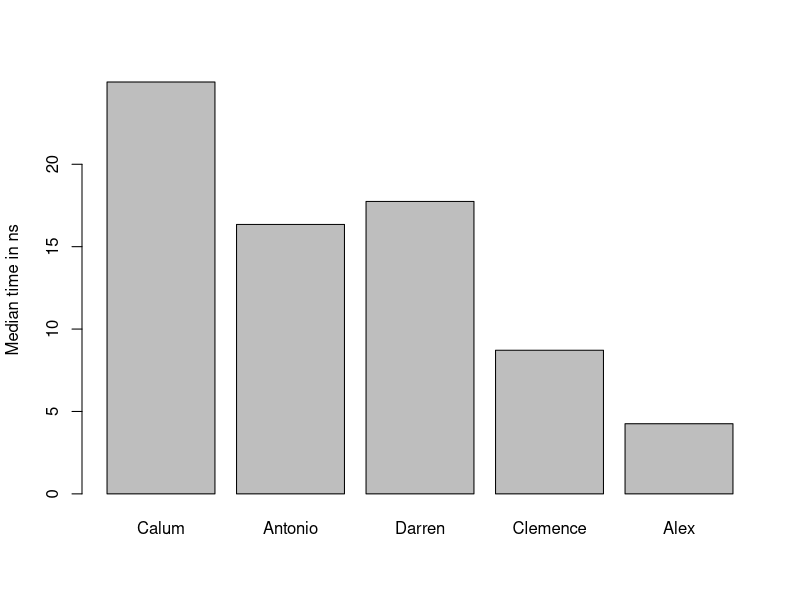

Recreate this plot in R.
## ---- chunk 1
knitr::opts_chunk$set(echo = TRUE, warning = FALSE, message = FALSE)
## ---- chunk 2
# f(a) = 4
a <- data.frame(x = c(8, 7, 6, 5, 4), 
                limit = c(0, 0.01, 0.01, 0.01, 0.01))

# f(b) = 6
b <- data.frame(x = c(8, 7, 6, 5, 4), 
      limit = c(0, 0.01, 0.01, 0.06, 0.06))

# f(c) = 7 (as 6 is outside of limit)
c <- data.frame(x = c(8, 7, 6, 5, 4), 
                limit = c(0, 0.01, 0.06, 0.01, 0.06))

# f(d) = 7 (as 6 is outside of limit)
d <- data.frame(x = c(8, 7, 6, 5, 4), 
                limit = c(0, 0.01, 0.06, 0.01, 0.01))
## ---- chunk 3
f <- function(Y, X, threshold, d){
  p <- suppressWarnings(min(which((d[,Y] - threshold) > 0)) - 1)
  if(p == Inf){p <- nrow(d)}
  d[p, X]  
}
## ---- chunk 4
# FUNCTION fweird WITH ARGUMENTS:
# - x: VALUES
# - limit: CORRESPONDING DECIMALS
# - thr: THRESHOLD FOR DECIMAL
# - res: RETURN VALUE OR POSITION
# NB: SET TO NA IF NONE IS ELIGIBLE
fweird <- function(x, limit, thr=0.05, res="val") {
  # CHECK CONSISTENCY OF ARGUMENTS AND THEIR VALUE
  if(length(x)!=length(limit)) 
    error("'x' and 'limit' must have the same length")
  res <- match.arg(res, c("val","ind"))
  
  # IDENTIFY WHICH DECIMALS ARE ABOVE THE THRESHOLD
  not <- which(limit>=0.05)
  
  # IDENTIFY THE INDEX
  ind <- ifelse(length(not), ifelse(not[1]==1, NA, not[1]-1), length(x))
  
  # RETURN NA IF NONE
  if(is.na(ind)) return(NA)
  
  # RETURN EITHER THE VALUE OR THE INDEX
  ifelse(res=="val", x[ind], ind)
}
## ---- chunk 5
#D Scott function

min_fun = function(data, alpha){
  #================================================
  #Purpose#
  #(Find the lowest x where limit < 0.05 and all of 
  # the previous limits in the sequence.)
  #------------------------------------------------
  #Parameters#
  #data = Data set, 2 columns X and limit
  #alpha = Threshold  
  #------------------------------------------------  
  #Output#  
  #Min of x up to limit
  #================================================
  
  indx = seq(1, length(data$x))
  indco = indx[data$limit >= alpha][1]
  
  if(is.na(indco)){
    
    max = length(data$x)
    print("Threshold not in x")
    se = seq(1, max)
    min_x = min(data$x[se])
    
  }else if(indco > 1){
    max = indco
    se = seq(1, max - 1)
    min_x = min(data$x[se])
    
  }else{
    min_x = NA
    print("Threshold is the first value")
  }
  
  return(min_x)
}
## ---- chunk 6
#Function: first check if any limit is larger than the threshold. 
#If not, the result is the last 
#value of the vector x. Otherwise, look at the first time 
#limit>threshold and get the x value from previous row)

puzzle<-function(df){
  result<-ifelse(sum(df$limit>threshold)==0, tail(df$x, n=1),
       df$x[min(which(df$limit>threshold))-1])
  return(result)
}
## ---- chunk 7
puzzlefunction <- function(data,threshold=0.05){
  index <- sum(1-sign(cumsum(data$limit >= 0.05)))  
  return(data$x[index])
}
## ---- chunk 8
data <- b
alpha <- threshold <- 0.05

# Benchmarking the solution 
  # install.packages('microbenchmark')
  library(microbenchmark)
  m <- microbenchmark(
  
  # Calum
    f(Y = 'limit', X = 'x', threshold = 0.05, d = data),
    
  # Antonio 
    fweird(x = data$x, limit = data$limit),
  
  # Darren 
    min_fun(data, alpha),
  
  # Clemence 
    puzzle(data),
  
  # Alex 
    puzzlefunction(data, threshold),
  
  times = 1000
) 
  
barplot(summary(m)$median,
        names = c( 'Calum', 'Antonio', 'Darren', 'Clemence', 'Alex'),
        ylab = 'Median time in ns')  

